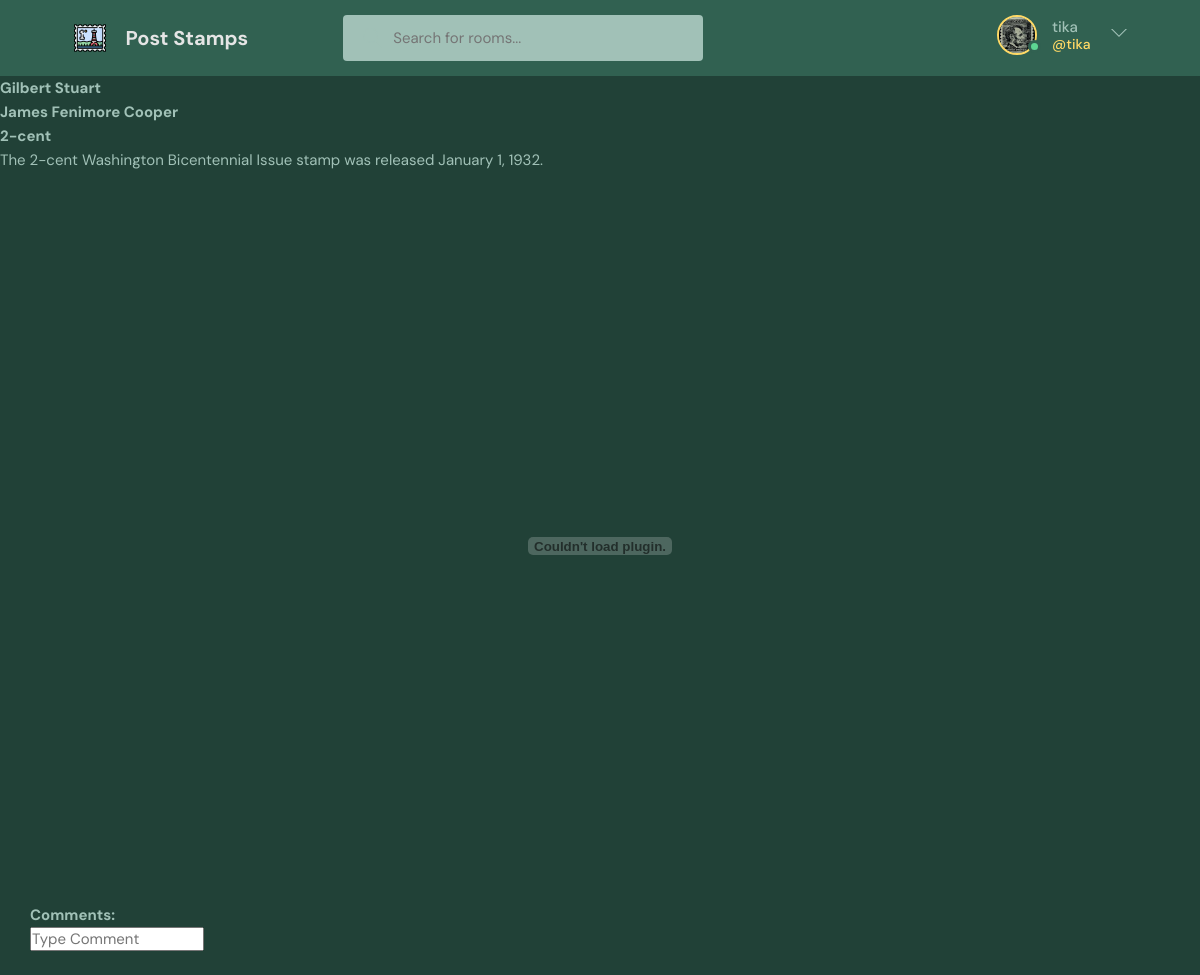
The page /view/2/ (signed in) on the database as committed earlier.
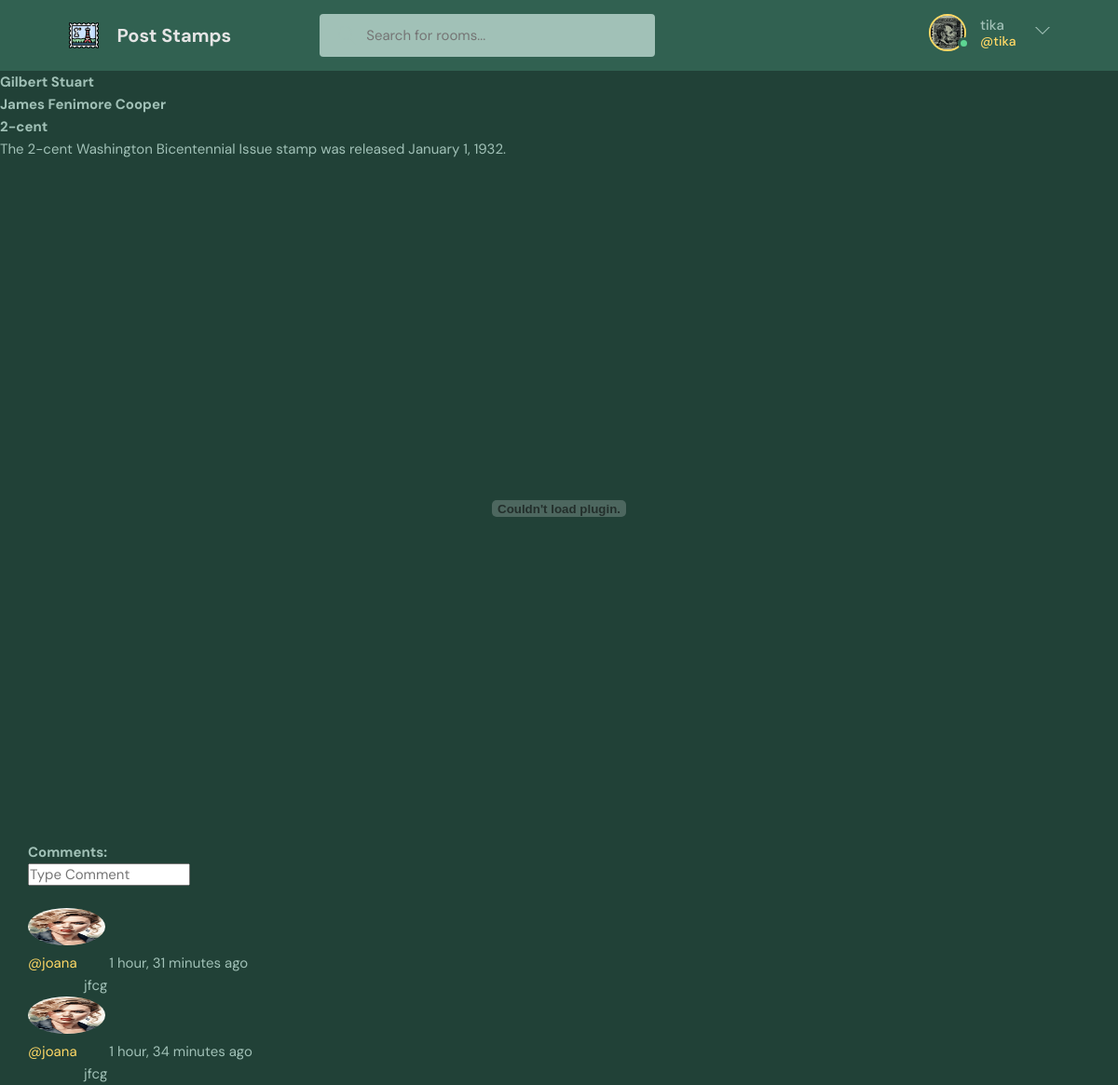
The same page on the database as committed later.
### base/models.py (models this page shows, shortened)
class Denomination(models.Model):
    objects = None
    name = models.CharField(max_length=300)
    def __str__(self):
        return self.name

class Comment(models.Model):
    user = models.ForeignKey(User, on_delete=models.CASCADE)
    mark = models.ForeignKey(Mark, on_delete=models.CASCADE)
    body = models.TextField()
    created = models.DateTimeField(auto_now_add=True)
    class Meta:
        ordering = ['-created']

class User(AbstractUser):
    marks = models.ManyToManyField(Mark, blank=True, related_name='users')
    bio = models.TextField(null=True)
    avatar = models.ImageField(null=True, default='avatar.svg')

### base/views.py (the view)
# urls.py: path('view/<str:id>/', views.view, name='view'),
@login_required(login_url='login')
def view(request, id):
    mark = Mark.objects.get(id=id)
    mark_comments = mark.comment_set.all().order_by('-created')
    if request.method =='POST':
        comment = Comment.objects.create(
            user=request.user,
            mark=mark,
            body=request.POST.get('body')
        )
    return render(request, 'base/view.html', {'mark': mark, 'comments': mark_comments})

### base/models.py (called while the page is built)
    def __str__(self):
        return self.name

### base/templates/base/view.html (shortened to what this page needs)
{% extends 'main.html' %}
{% block content %}
    <h1>{{ mark.name }}</h1>
    <h2>{{ mark.author }}</h2>
    <h3>
        {% for denomination in mark.denomination.all %}
            {{ denomination }}
        {% endfor %}
    </h3>
    <p>{{ mark.description }}</p>
    {% load static %}
    <br>
    <embed src="{% static mark.file.url %}" width="100%" height="700px" scrolling="auto"/>
    <br>
    <div style="margin-left: 30px;">
        <h2>Comments:</h2>
        <form method="POST" action="">
            <input name="body" placeholder="Type Comment">
        </form>
        <br>
        {% for comment in comments %}
            <div>
                <a href="{% url 'profile' comment.user.id %}">
                    <img src="{{ comment.user.avatar.url }}" height="40px" style="border-radius: 50%">
                    <span>@{{ comment.user.username }}</span>
                </a>
                <span>{{ comment.created | timesince }} ago</span>
            </div>
            <div>
                <p style="margin-left: 60px;">{{ comment.body }}</p>
            </div>
        {% endfor %}
    </div>
{% endblock %}

Rows that differ between the two databases and show on the page:
added Comment: user.avatar (picture), user.username "joana", created "1 hour, 31 minutes", body "jfcg"
added Comment: user.avatar (picture), user.username "joana", created "1 hour, 34 minutes", body "jfcg"
